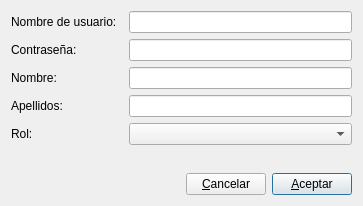
<?xml version="1.0" encoding="UTF-8"?>
<ui version="4.0">
 <class>frmUsuariosForm</class>
 <widget class="QDialog" name="frmUsuariosForm">
  <property name="geometry">
   <rect>
    <x>0</x>
    <y>0</y>
    <width>363</width>
    <height>206</height>
   </rect>
  </property>
  <property name="windowTitle">
   <string>Nuevo usuario</string>
  </property>
  <property name="windowIcon">
   <iconset resource="../Resources.qrc">
    <normaloff>:/assets/user.png</normaloff>:/assets/user.png</iconset>
  </property>
  <layout class="QGridLayout" name="gridLayout">
   <item row="2" column="0">
    <widget class="QLabel" name="lblNombre">
     <property name="text">
      <string>Nombre:</string>
     </property>
    </widget>
   </item>
   <item row="5" column="0">
    <spacer name="verticalSpacer">
     <property name="orientation">
      <enum>Qt::Vertical</enum>
     </property>
     <property name="sizeHint" stdset="0">
      <size>
       <width>20</width>
       <height>40</height>
      </size>
     </property>
    </spacer>
   </item>
   <item row="6" column="0" colspan="3">
    <layout class="QHBoxLayout" name="horizontalLayout">
     <item>
      <spacer name="horizontalSpacer">
       <property name="orientation">
        <enum>Qt::Horizontal</enum>
       </property>
       <property name="sizeHint" stdset="0">
        <size>
         <width>40</width>
         <height>20</height>
        </size>
       </property>
      </spacer>
     </item>
     <item>
      <widget class="QPushButton" name="btnCancelar">
       <property name="text">
        <string>&amp;Cancelar</string>
       </property>
      </widget>
     </item>
     <item>
      <widget class="QPushButton" name="btnAceptar">
       <property name="text">
        <string>&amp;Aceptar</string>
       </property>
       <property name="default">
        <bool>true</bool>
       </property>
      </widget>
     </item>
    </layout>
   </item>
   <item row="3" column="0">
    <widget class="QLabel" name="lblApellidos">
     <property name="text">
      <string>Apellidos:</string>
     </property>
    </widget>
   </item>
   <item row="1" column="0">
    <widget class="QLabel" name="lblContrasena">
     <property name="text">
      <string>Contraseña:</string>
     </property>
    </widget>
   </item>
   <item row="0" column="2">
    <widget class="QLineEdit" name="txtUsuario"/>
   </item>
   <item row="4" column="0">
    <widget class="QLabel" name="lblRol">
     <property name="text">
      <string>Rol:</string>
     </property>
    </widget>
   </item>
   <item row="0" column="0">
    <widget class="QLabel" name="lblUsuario">
     <property name="text">
      <string>Nombre de usuario:</string>
     </property>
    </widget>
   </item>
   <item row="1" column="2">
    <widget class="QLineEdit" name="txtContrasena">
     <property name="echoMode">
      <enum>QLineEdit::Password</enum>
     </property>
    </widget>
   </item>
   <item row="2" column="2">
    <widget class="QLineEdit" name="txtNombre"/>
   </item>
   <item row="3" column="2">
    <widget class="QLineEdit" name="txtApellidos"/>
   </item>
   <item row="4" column="2">
    <widget class="QComboBox" name="cmbRol"/>
   </item>
  </layout>
 </widget>
 <tabstops>
  <tabstop>txtUsuario</tabstop>
  <tabstop>txtContrasena</tabstop>
  <tabstop>txtNombre</tabstop>
  <tabstop>txtApellidos</tabstop>
  <tabstop>cmbRol</tabstop>
  <tabstop>btnAceptar</tabstop>
  <tabstop>btnCancelar</tabstop>
 </tabstops>
 <resources>
  <include location="../Resources.qrc"/>
 </resources>
 <connections>
  <connection>
   <sender>btnCancelar</sender>
   <signal>clicked()</signal>
   <receiver>frmUsuariosForm</receiver>
   <slot>reject()</slot>
   <hints>
    <hint type="sourcelabel">
     <x>266</x>
     <y>195</y>
    </hint>
    <hint type="destinationlabel">
     <x>228</x>
     <y>102</y>
    </hint>
   </hints>
  </connection>
  <connection>
   <sender>frmUsuariosForm</sender>
   <signal>rejected()</signal>
   <receiver>frmUsuariosForm</receiver>
   <slot>closeParent()</slot>
   <hints>
    <hint type="sourcelabel">
     <x>181</x>
     <y>102</y>
    </hint>
    <hint type="destinationlabel">
     <x>181</x>
     <y>102</y>
    </hint>
   </hints>
  </connection>
  <connection>
   <sender>btnAceptar</sender>
   <signal>clicked()</signal>
   <receiver>frmUsuariosForm</receiver>
   <slot>SaveUsuario()</slot>
   <hints>
    <hint type="sourcelabel">
     <x>312</x>
     <y>183</y>
    </hint>
    <hint type="destinationlabel">
     <x>181</x>
     <y>102</y>
    </hint>
   </hints>
  </connection>
 </connections>
 <slots>
  <slot>closeParent()</slot>
  <slot>SaveUsuario()</slot>
 </slots>
</ui>
